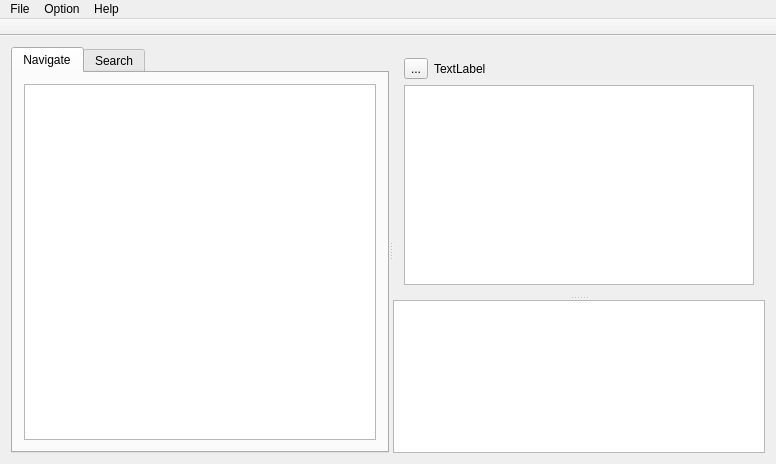
<?xml version="1.0" encoding="UTF-8"?>
<ui version="4.0">
 <class>qconf_MainWindow</class>
 <widget class="QMainWindow" name="qconf_MainWindow">
  <property name="geometry">
   <rect>
    <x>0</x>
    <y>0</y>
    <width>776</width>
    <height>464</height>
   </rect>
  </property>
  <property name="windowTitle">
   <string>qconf_MainWindow</string>
  </property>
  <widget class="QWidget" name="centralWidget">
   <layout class="QVBoxLayout" name="verticalLayout_4">
    <item>
     <widget class="QSplitter" name="splitter_2">
      <property name="orientation">
       <enum>Qt::Horizontal</enum>
      </property>
      <property name="childrenCollapsible">
       <bool>false</bool>
      </property>
      <widget class="QTabWidget" name="tabWidget">
       <property name="currentIndex">
        <number>0</number>
       </property>
       <widget class="QWidget" name="tab">
        <attribute name="title">
         <string>Navigate</string>
        </attribute>
        <layout class="QVBoxLayout" name="verticalLayout">
         <item>
          <widget class="QTreeView" name="treeNavigate">
           <property name="uniformRowHeights">
            <bool>true</bool>
           </property>
           <property name="wordWrap">
            <bool>true</bool>
           </property>
           <property name="headerHidden">
            <bool>true</bool>
           </property>
          </widget>
         </item>
        </layout>
       </widget>
       <widget class="QWidget" name="tab_2">
        <attribute name="title">
         <string>Search</string>
        </attribute>
        <layout class="QVBoxLayout" name="verticalLayout_2">
         <item>
          <widget class="QLineEdit" name="lineSearch">
           <property name="placeholderText">
            <string>Search</string>
           </property>
          </widget>
         </item>
         <item>
          <widget class="QListView" name="listSearch"/>
         </item>
        </layout>
       </widget>
      </widget>
      <widget class="QSplitter" name="splitter">
       <property name="orientation">
        <enum>Qt::Vertical</enum>
       </property>
       <widget class="QWidget" name="layoutWidget">
        <layout class="QVBoxLayout" name="verticalLayout_3">
         <item>
          <layout class="QHBoxLayout" name="horizontalLayout">
           <item>
            <widget class="QToolButton" name="btnBack">
             <property name="text">
              <string>...</string>
             </property>
            </widget>
           </item>
           <item>
            <widget class="QLabel" name="labelPosition">
             <property name="text">
              <string>TextLabel</string>
             </property>
            </widget>
           </item>
          </layout>
         </item>
         <item>
          <widget class="QTreeView" name="treeAll">
           <property name="sizePolicy">
            <sizepolicy hsizetype="Expanding" vsizetype="Expanding">
             <horstretch>0</horstretch>
             <verstretch>0</verstretch>
            </sizepolicy>
           </property>
           <property name="minimumSize">
            <size>
             <width>0</width>
             <height>200</height>
            </size>
           </property>
           <property name="uniformRowHeights">
            <bool>true</bool>
           </property>
          </widget>
         </item>
        </layout>
       </widget>
       <widget class="InfoViewWidget" name="textBrowser">
        <property name="sizePolicy">
         <sizepolicy hsizetype="Expanding" vsizetype="Minimum">
          <horstretch>0</horstretch>
          <verstretch>0</verstretch>
         </sizepolicy>
        </property>
        <property name="minimumSize">
         <size>
          <width>100</width>
          <height>100</height>
         </size>
        </property>
       </widget>
      </widget>
     </widget>
    </item>
   </layout>
  </widget>
  <widget class="QMenuBar" name="menuBar">
   <property name="geometry">
    <rect>
     <x>0</x>
     <y>0</y>
     <width>776</width>
     <height>25</height>
    </rect>
   </property>
   <widget class="QMenu" name="menuFile">
    <property name="title">
     <string>File</string>
    </property>
    <addaction name="actionLoad"/>
    <addaction name="actionSave"/>
    <addaction name="actionSave_as"/>
    <addaction name="separator"/>
    <addaction name="actionQuit"/>
   </widget>
   <widget class="QMenu" name="menuOption">
    <property name="title">
     <string>Option</string>
    </property>
    <addaction name="actionHide_disabled_subtrees"/>
    <addaction name="separator"/>
    <addaction name="actionShow_Name"/>
    <addaction name="actionShow_Range"/>
    <addaction name="actionShow_Data_Value"/>
    <addaction name="separator"/>
    <addaction name="actionShow_normal_Options"/>
    <addaction name="actionShow_all_Options"/>
    <addaction name="actionShow_prompt_Options"/>
   </widget>
   <widget class="QMenu" name="menuHelp">
    <property name="title">
     <string>Help</string>
    </property>
    <addaction name="actionIntroduction"/>
    <addaction name="actionAbout"/>
   </widget>
   <addaction name="menuFile"/>
   <addaction name="menuOption"/>
   <addaction name="menuHelp"/>
  </widget>
  <widget class="QToolBar" name="mainToolBar">
   <property name="movable">
    <bool>false</bool>
   </property>
   <property name="iconSize">
    <size>
     <width>32</width>
     <height>32</height>
    </size>
   </property>
   <property name="floatable">
    <bool>false</bool>
   </property>
   <attribute name="toolBarArea">
    <enum>TopToolBarArea</enum>
   </attribute>
   <attribute name="toolBarBreak">
    <bool>false</bool>
   </attribute>
  </widget>
  <action name="actionLoad">
   <property name="icon">
    <iconset theme="document-open"/>
   </property>
   <property name="text">
    <string>Load</string>
   </property>
   <property name="shortcut">
    <string>Ctrl+O</string>
   </property>
  </action>
  <action name="actionSave">
   <property name="icon">
    <iconset theme="document-save"/>
   </property>
   <property name="text">
    <string>Save</string>
   </property>
   <property name="shortcut">
    <string>Ctrl+S</string>
   </property>
  </action>
  <action name="actionSave_as">
   <property name="icon">
    <iconset theme="document-save-as"/>
   </property>
   <property name="text">
    <string>Save as ...</string>
   </property>
  </action>
  <action name="actionQuit">
   <property name="icon">
    <iconset theme="application-exit"/>
   </property>
   <property name="text">
    <string>Quit</string>
   </property>
   <property name="shortcut">
    <string>Ctrl+Q</string>
   </property>
   <property name="menuRole">
    <enum>QAction::QuitRole</enum>
   </property>
  </action>
  <action name="actionShow_Name">
   <property name="checkable">
    <bool>true</bool>
   </property>
   <property name="checked">
    <bool>true</bool>
   </property>
   <property name="text">
    <string>Show Name</string>
   </property>
  </action>
  <action name="actionShow_Range">
   <property name="checkable">
    <bool>true</bool>
   </property>
   <property name="checked">
    <bool>true</bool>
   </property>
   <property name="text">
    <string>Show Range</string>
   </property>
  </action>
  <action name="actionShow_Data_Value">
   <property name="checkable">
    <bool>true</bool>
   </property>
   <property name="checked">
    <bool>true</bool>
   </property>
   <property name="text">
    <string>Show Data Value</string>
   </property>
  </action>
  <action name="actionShow_normal_Options">
   <property name="checkable">
    <bool>true</bool>
   </property>
   <property name="text">
    <string>Show normal Options</string>
   </property>
  </action>
  <action name="actionShow_all_Options">
   <property name="checkable">
    <bool>true</bool>
   </property>
   <property name="text">
    <string>Show all Options</string>
   </property>
  </action>
  <action name="actionShow_prompt_Options">
   <property name="checkable">
    <bool>true</bool>
   </property>
   <property name="text">
    <string>Show prompt Options</string>
   </property>
  </action>
  <action name="actionIntroduction">
   <property name="icon">
    <iconset theme="help-faq"/>
   </property>
   <property name="text">
    <string>Introduction</string>
   </property>
  </action>
  <action name="actionAbout">
   <property name="icon">
    <iconset theme="help-about"/>
   </property>
   <property name="text">
    <string>About</string>
   </property>
  </action>
  <action name="actionCollapse">
   <property name="icon">
    <iconset theme="list-remove"/>
   </property>
   <property name="text">
    <string>Collapse</string>
   </property>
   <property name="toolTip">
    <string>Collapse the whole tree</string>
   </property>
  </action>
  <action name="actionExpand">
   <property name="icon">
    <iconset theme="list-add"/>
   </property>
   <property name="text">
    <string>Expand</string>
   </property>
   <property name="toolTip">
    <string>Expand the whole tree</string>
   </property>
  </action>
  <action name="actionBack">
   <property name="icon">
    <iconset theme="edit-undo"/>
   </property>
   <property name="text">
    <string>Back</string>
   </property>
   <property name="shortcut">
    <string>Ctrl+Z</string>
   </property>
  </action>
  <action name="actionSingleView">
   <property name="checkable">
    <bool>true</bool>
   </property>
   <property name="text">
    <string>SingleView</string>
   </property>
  </action>
  <action name="actionSplitView">
   <property name="checkable">
    <bool>true</bool>
   </property>
   <property name="text">
    <string>SplitView</string>
   </property>
  </action>
  <action name="actionFullView">
   <property name="checkable">
    <bool>true</bool>
   </property>
   <property name="text">
    <string>FullView</string>
   </property>
  </action>
  <action name="actionHide_disabled_subtrees">
   <property name="checkable">
    <bool>true</bool>
   </property>
   <property name="checked">
    <bool>true</bool>
   </property>
   <property name="text">
    <string>Hide disabled subtrees</string>
   </property>
  </action>
 </widget>
 <layoutdefault spacing="6" margin="11"/>
 <customwidgets>
  <customwidget>
   <class>InfoViewWidget</class>
   <extends>QTextBrowser</extends>
   <header>infoViewWidget.h</header>
  </customwidget>
 </customwidgets>
 <resources/>
 <connections/>
</ui>
